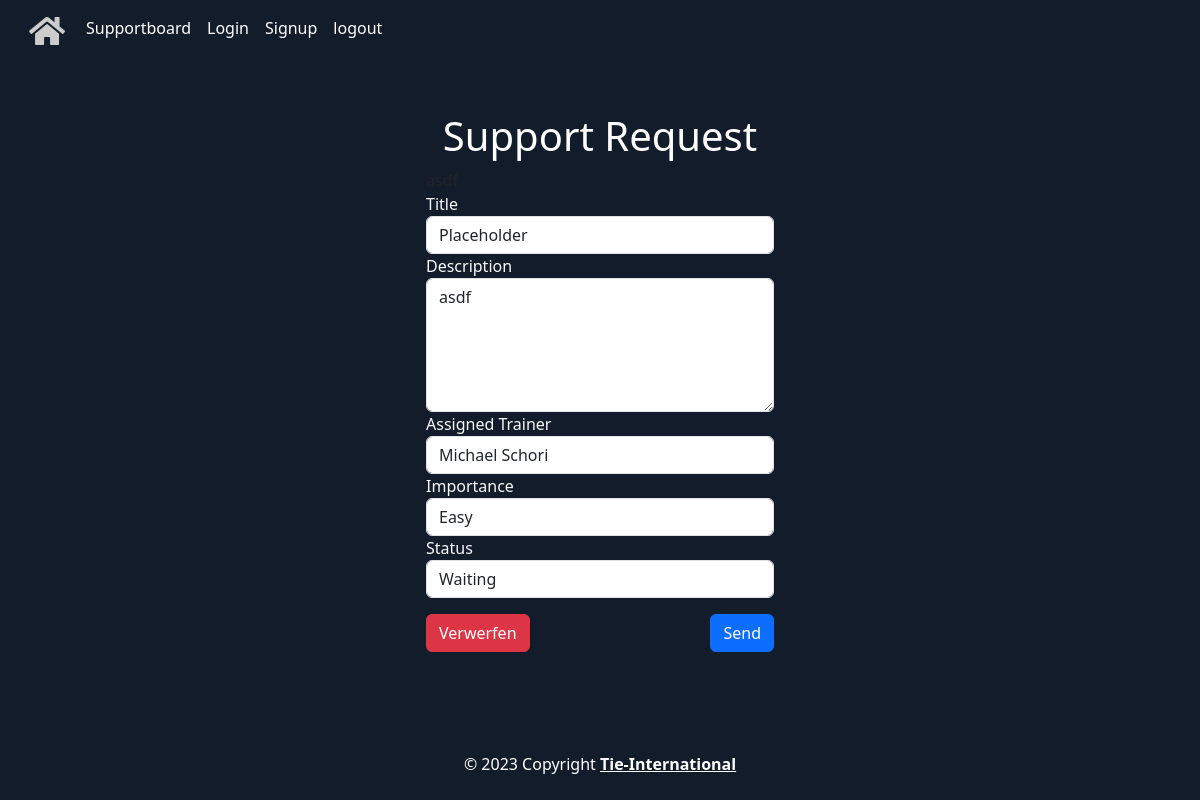
The page /supportboard/update/66 on the database its author committed.
### supportboard/models.py (models this page shows, shortened)
class SupportRequest(models.Model):
    IMPORTANCE_CHOICES = [
        ('Easy', 'Easy'),
        ('Medium', 'Medium'),
        ('Difficult', 'Difficult'),
    ]
    STATUS_CHOICES = [
        ('Active', 'Active'),
        ('Waiting', 'Waiting'),
        ('Done', 'Done'),
    ]
    title = models.CharField(max_length=254)
    description = models.TextField(max_length=300)
    creation_date = models.DateTimeField(auto_now_add=True)
    creator = models.ForeignKey(User, on_delete=models.CASCADE)
    assigned_trainer = models.ForeignKey(User, on_delete=models.CASCADE, related_name='assigned_trainer', null=True)
    status = models.CharField(max_length=254, choices=STATUS_CHOICES, default='Open')
    importance = models.CharField(max_length=254, choices=IMPORTANCE_CHOICES, default='Easy')

### supportboard/views.py (the view)
# urls.py: path('update/<int:pk>', views.update_support_request, name='update'),
def update_support_request(request, pk):
    try:
        support_request_object = SupportRequest.objects.get(id=pk)
    except SupportRequest.DoesNotExist:
        return redirect('list')
    form = SupportRequestForm(instance=support_request_object)
    if request.method == 'POST':
        form = SupportRequestForm(request.POST, instance=support_request_object)
        if form.is_valid():
            form.save()
            return redirect('list')
    return render(request, 'supportboard/support_request.html', {
        'form': form,
        'trainers': User.objects.filter(groups__name='Berufsbildner'),
        'importance_choices': SupportRequest.IMPORTANCE_CHOICES,
        'status_choices': SupportRequest.STATUS_CHOICES
    })

### supportboard/forms.py
class SupportRequestForm(forms.ModelForm):
    class Meta:
        model = SupportRequest
        exclude = ['creation_date', 'creator']

### templates/supportboard/support_request.html (shortened to what this page needs)
{% extends 'base.html' %}
{% block content %}
    <div class="container">
        <div class="row justify-content-center">
            <div class="col-sm-4 mx-auto">
                <h1 class="text-center mt-3" style="color: white">Support Request</h1>
                <form method="post">
                    <div class="form-group">
                        <label for="{{ form.title.id_for_label }}" class="text-light">Title</label>
                        <input id="{{ form.title.id_for_label }}" type="text" placeholder="Title"
                               name="{{ form.title.html_name }}" class="form-control"
                               value="{{ form.title.value|default:'' }}">
                    </div>
                    <div class="form-group">
                        <label for="{{ form.description.id_for_label }}" class="text-light">Description</label>
                        <textarea id="{{ form.description.id_for_label }}" class="form-control" placeholder="short description"
                                  name="{{ form.description.html_name }}"
                                  rows="5">{{ form.description.value|default:'' }}</textarea>
                    </div>
                    <div class="form-group">
                        <label for="{{ form.assigned_trainer.id_for_label }}" class="text-light">Assigned
                            Trainer</label>
                        <select id="{{ form.assigned_trainer.id_for_label }}"
                                class="form-control {% if form.assigned_trainer.errors %}is-invalid{% endif %}"
                                name="{{ form.assigned_trainer.html_name }}">
                            {% for trainer in trainers %}
                                <option value="{{ trainer.id }}"
                                        {% if form.assigned_trainer.value == trainer.id %}selected{% endif %}>
                                    {{ trainer.first_name }} {{ trainer.last_name }}
                                </option>
                            {% endfor %}
                        </select>
                    </div>
                    <div class="form-group">
                        <label for="{{ form.importance.id_for_label }}" class="text-light">Importance</label>
                        <select id="{{ form.importance.id_for_label }}"
                                class="form-control {% if form.importance.errors %}is-invalid{% endif %}"
                                name="{{ form.importance.html_name }}">
                            {% for ic in importance_choices %}
                                <option value="{{ ic.0 }}" {% if form.importance.value == ic.0 %}selected{% endif %}>
                                    {{ ic.0 }}
                                </option>
                            {% endfor %}
                        </select>
                    </div>
                    <div class="form-group">
                        <label for="{{ form.status.id_for_label }}" class="text-light">Status</label>
                        <select id="{{ form.status.id_for_label }}"
                                class="form-control {% if form.status.errors %}is-invalid{% endif %}"
                                name="{{ form.status.html_name }}">
                            {% for sc in status_choices %}
                                <option value="{{ sc.0 }}" {% if form.status.value == sc.0 %}selected{% endif %}>
                                    {{ sc.0 }}
                                </option>
                            {% endfor %}
                        </select>
                    </div>
                    <div class="row mt-3">
                        <div class="col-6">
                            <button type="reset" class="btn btn-danger btn-block">Verwerfen</button>
                        </div>
                        <div class="col-6 right">
                            <button type="submit" class="btn btn-primary btn-block">Send</button>
                        </div>
                    </div>
                </form>
            </div>
        </div>
    </div>
{% endblock %}

### static/css/supportboard.css (style rules this page uses)
.right { text-align: right; }

### rows shown on the page
SupportRequest: title "Placeholder", description "asdf", importance "Easy", status "Waiting"

### other values the page prints
form field assigned_trainer "Michael Schori"
